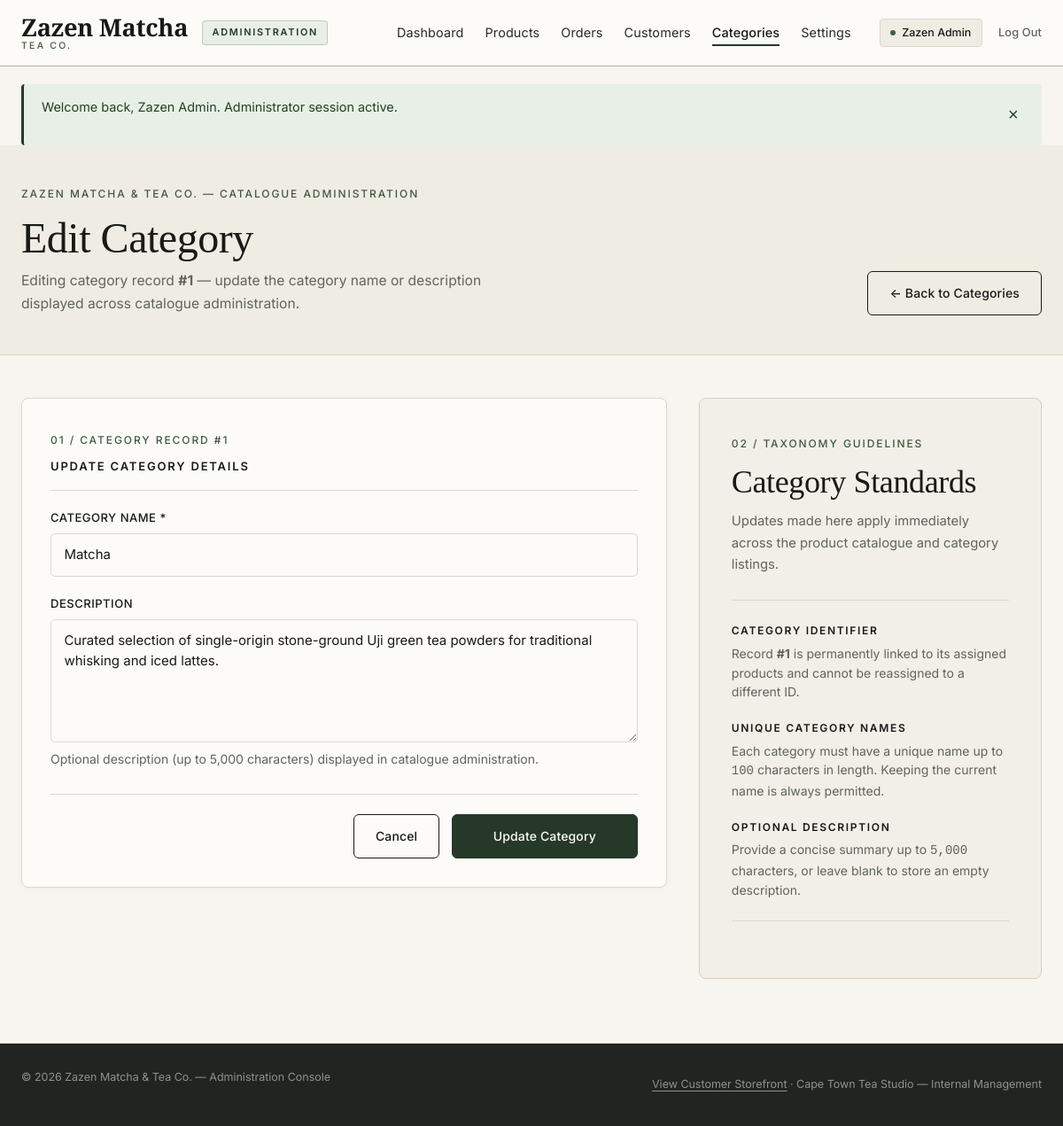
/admin/category-edit.php?id=1 (signed in), run on the app's committed database.
### tables this page shows
CREATE TABLE `categories` (
    `category_id` INT UNSIGNED NOT NULL AUTO_INCREMENT,
    `name` VARCHAR(100) NOT NULL,
    `description` TEXT DEFAULT NULL,
    `created_at` TIMESTAMP NOT NULL DEFAULT CURRENT_TIMESTAMP,
    `updated_at` TIMESTAMP NOT NULL DEFAULT CURRENT_TIMESTAMP ON UPDATE CURRENT_TIMESTAMP,
    PRIMARY KEY (`category_id`),
    UNIQUE KEY `uq_categories_name` (`name`)
);

### includes/functions.php (called while the page is built, shortened)
<?php
function e($value): string
{
    return htmlspecialchars((string) ($value ?? ''), ENT_QUOTES | ENT_SUBSTITUTE, 'UTF-8');
}
function db_fetch_one(PDO $pdo, string $sql, array $params = []): ?array
{
    $stmt = $pdo->prepare($sql);
    $stmt->execute($params);
    $row = $stmt->fetch();
    return $row !== false ? $row : null;
}
function site_url(string $path = ''): string
{
    $cleanPath = ltrim($path, '/');
    return BASE_URL . '/' . $cleanPath;
}

### admin/category-edit.php (the view, shortened to what this page needs)
<?php
require_once dirname(__DIR__) . '/includes/db.php';
require_once dirname(__DIR__) . '/includes/functions.php';
$categoriesListUrl = site_url('admin/categories.php');
$rawCategoryId = $_GET['id'] ?? '';
$categoryId    = (
    !is_array($rawCategoryId)
    && ctype_digit(trim((string) $rawCategoryId))
    && (int) trim((string) $rawCategoryId) > 0
)
    ? (int) trim((string) $rawCategoryId)
    : 0;
$existingCategory = null;
$categoryFound    = false;
if ($categoryId > 0) {
    try {
        $categorySql = "
            SELECT
                category_id,
                name,
                description,
                created_at,
                updated_at
            FROM categories
            WHERE category_id = :category_id
            LIMIT 1
        ";
        $existingCategory = db_fetch_one($pdo, $categorySql, [
            'category_id' => $categoryId,
        ]);
        if ($existingCategory !== null) {
            $categoryFound = true;
        }
    } catch (Throwable $exception) {
        error_log('Admin Edit Category Load Error: ' . $exception->getMessage());
        $dbLoadError = 'Unable to load category details right now. Please check the database connection.';
    }
}
$formData = [
    'name'        => '',
    'description' => '',
];
if ($categoryFound && $existingCategory !== null) {
    $formData = [
        'name'        => (string) ($existingCategory['name'] ?? ''),
        'description' => (string) ($existingCategory['description'] ?? ''),
    ];
}
$formErrors      = [];
$categoryEditUrl = site_url('admin/category-edit.php?id=' . $categoryId);
require_once dirname(__DIR__) . '/includes/admin-header.php';
?>
<section class="checkout-hero admin-page-hero" aria-labelledby="admin-edit-category-heading">
    <div class="container">
        <div class="checkout-hero-inner admin-page-hero-inner">
            <div>
                <span class="eyebrow">Zazen Matcha &amp; Tea Co. &mdash; Catalogue Administration</span>
                <h1 id="admin-edit-category-heading" class="checkout-title">
                    <?php echo $categoryFound ? 'Edit Category' : 'Category Not Found'; ?>
                </h1>
                <p class="checkout-subtitle">
                    <?php if ($categoryFound): ?>
                        Editing category record <strong>#<?php echo (int) $categoryId; ?></strong> &mdash; update the category name or description displayed across catalogue administration.
                    <?php else: ?>
                        The requested category record could not be located in the Zazen Matcha catalogue.
                    <?php endif; ?>
                </p>
            </div>
            <div class="admin-hero-actions">
                <a href="<?php echo e($categoriesListUrl); ?>" class="btn btn-outline">
                    &larr; Back to Categories
                </a>
            </div>
        </div>
    </div>
</section>
<section class="section admin-dashboard-section admin-form-section" aria-label="Edit category form">
    <div class="container">
        <?php if (!$categoryFound): ?>
            <div class="checkout-card admin-panel-card">
                <div class="admin-empty-state" role="status">
                    <p class="admin-empty-title">Category Not Found</p>
                    <p class="admin-empty-text">
                        The category ID provided is missing, invalid, or does not match an existing category in the database.
                    </p>
                    <div class="admin-empty-actions">
                        <a href="<?php echo e($categoriesListUrl); ?>" class="btn btn-primary">
                            Back to Categories
                        </a>
                    </div>
                </div>
            </div>
        <?php else: ?>
            <div class="admin-dashboard-grid admin-form-layout">
                <div class="checkout-card admin-panel-card">
                    <div class="admin-panel-header">
                        <div>
                            <span class="eyebrow">01 / Category Record #<?php echo (int) $categoryId; ?></span>
                            <h2 class="checkout-section-heading">Update Category Details</h2>
                        </div>
                    </div>
                    <form action="<?php echo e($categoryEditUrl); ?>" method="post" class="admin-category-form" novalidate>
                        <div class="form-group">
                            <label for="name" class="form-label">Category Name *</label>
                            <input
                                type="text"
                                id="name"
                                name="name"
                                maxlength="100"
                                placeholder="e.g. Matcha"
                                value="<?php echo e($formData['name']); ?>"
                                required
                                <?php echo isset($formErrors['name']) ? 'aria-invalid="true" aria-describedby="error-name"' : ''; ?>
                            >
                        </div>
                        <div class="form-group">
                            <label for="description" class="form-label">Description</label>
                            <textarea
                                id="description"
                                name="description"
                                rows="5"
                                maxlength="5000"
                                placeholder="Optional overview of the products included in this category..."
                                <?php echo isset($formErrors['description']) ? 'aria-invalid="true" aria-describedby="error-description"' : ''; ?>
                            ><?php echo e($formData['description']); ?></textarea>
                            <p class="account-section-note">
                                Optional description (up to 5,000 characters) displayed in catalogue administration.
                            </p>
                        </div>
                        <div class="contact-form-actions">
                            <a href="<?php echo e($categoriesListUrl); ?>" class="btn btn-outline">
                                Cancel
                            </a>
                            <button type="submit" class="btn btn-primary contact-submit-btn">
                                Update Category
                            </button>
                        </div>
                    </form>
                </div>
                <aside class="auth-editorial-card admin-quicklinks-card" aria-labelledby="category-edit-guide-heading">
                    <span class="eyebrow">02 / Taxonomy Guidelines</span>
                    <h2 id="category-edit-guide-heading" class="auth-editorial-title">
                        Category Standards
                    </h2>
                    <p class="auth-editorial-intro">
                        Updates made here apply immediately across the product catalogue and category listings.
                    </p>
                    <dl class="auth-benefit-list">
                        <div class="auth-benefit-item">
                            <dt>Category Identifier</dt>
                            <dd>Record <strong>#<?php echo (int) $categoryId; ?></strong> is permanently linked to its assigned products and cannot be reassigned to a different ID.</dd>
                        </div>
                        <div class="auth-benefit-item">
                            <dt>Unique Category Names</dt>
                            <dd>Each category must have a unique name up to <code>100</code> characters in length. Keeping the current name is always permitted.</dd>
                        </div>
                        <div class="auth-benefit-item">
                            <dt>Optional Description</dt>
                            <dd>Provide a concise summary up to <code>5,000</code> characters, or leave blank to store an empty description.</dd>
                        </div>
                    </dl>
                </aside>
            </div>
        <?php endif; ?>
    </div>
</section>
<?php require_once dirname(__DIR__) . '/includes/admin-footer.php'; ?>

### data on the page
categories: name "Matcha", description "Curated selection of single-origin stone-ground Uji green tea powders for traditional whisking and iced lattes."

### other printed values
$adminDisplayName "Zazen Admin"
$flashMessage['message'] "Welcome back, Zazen Admin. Administrator session active."
$categoryId "1"
